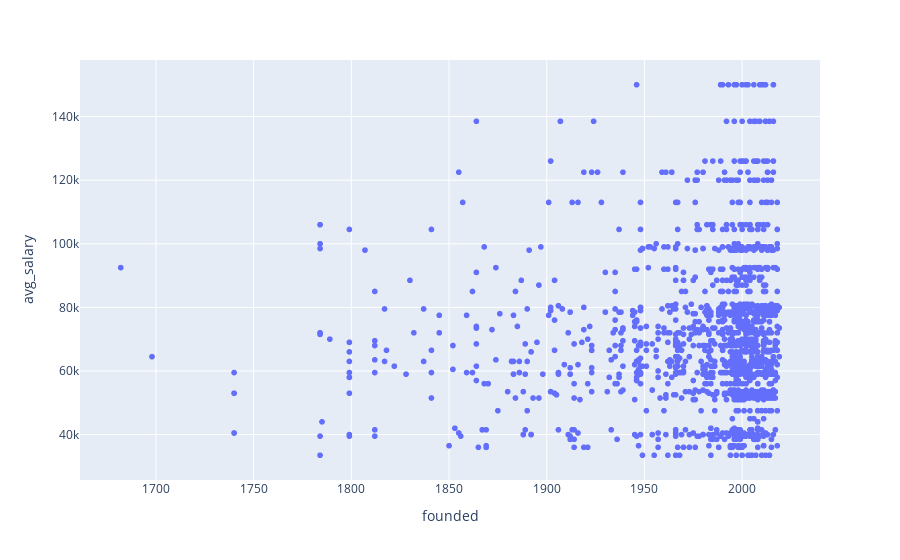

Notebook cell for this chart:
### Markdown cell above
#### What is the relationship between the age company  and the average salary ?

### Code cell
px.scatter(df,x="founded",y="avg_salary")

### Figure 1 — Plotly figure (JSON) as saved in the notebook; plotly's stock layout.template omitted (floating-point values rounded to 4 significant figures; data arrays with more than 128 entries replaced by an {"elided": "..."} marker saying what was removed)
{"data": [{"hovertemplate": "founded=%{x}<br>avg_salary=%{y}<extra></extra>", "legendgroup": "", "marker": {"color": "#636efa", "symbol": "circle"}, "mode": "markers", "name": "", "showlegend": false, "type": "scattergl", "x": {"elided": "2251 int values"}, "xaxis": "x", "y": {"elided": "2251 int values"}, "yaxis": "y"}], "layout": {"legend": {"tracegroupgap": 0}, "margin": {"t": 60}, "xaxis": {"anchor": "y", "domain": [0, 1], "title": {"text": "founded"}}, "yaxis": {"anchor": "x", "domain": [0, 1], "title": {"text": "avg_salary"}}}}
